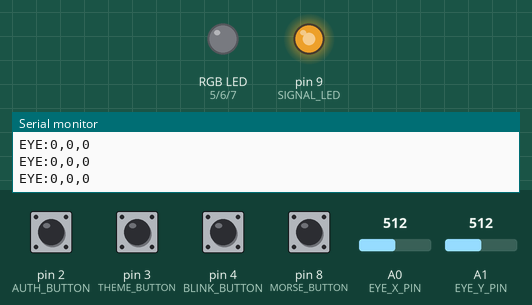
This sketch was run on a simulated Arduino Uno, built with avr-gcc and run on an emulated ATmega328P. Shown: an RGB LED mixed from three pins (HIGH = lit), output pins drawn as LEDs (lit = HIGH), the last lines printed to the serial monitor. The inputs (shaded band) are chosen by the test bench; at power-on: pin 2 (AUTH_BUTTON), pin 3 (THEME_BUTTON), pin 4 (BLINK_BUTTON), pin 8 (MORSE_BUTTON) HIGH, A0 (EYE_X_PIN) = 512, A1 (EYE_Y_PIN) = 512. Random numbers use the default seed unless the sketch sets one.

Above: at 1.2 s.
1.3 s: pin 2 (AUTH_BUTTON) pulled LOW for 0.15 s
At 4.24 s:
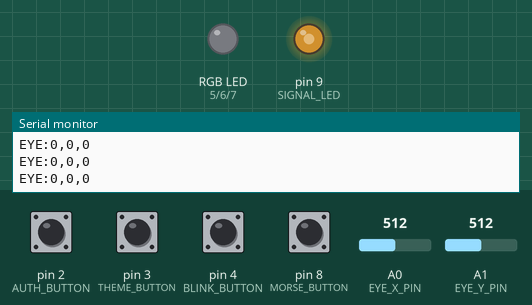
4.4 s: pin 3 (THEME_BUTTON) pulled LOW for 0.15 s
At 5.8 s:
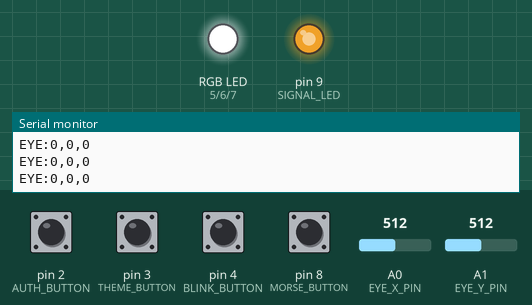
7.5 s: pin 8 (MORSE_BUTTON) pulled LOW for 0.15 s
At 8.6 s:
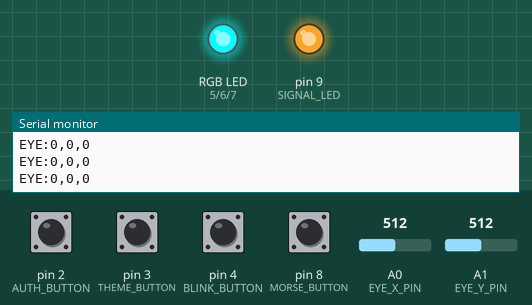
10.6 s: pin 4 (BLINK_BUTTON) pulled LOW for 1 s
At 12.4 s:
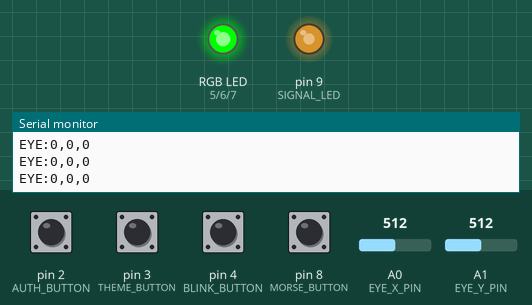
14.6 s: pin 8 (MORSE_BUTTON) pulled LOW for 1 s
At 15.7 s:
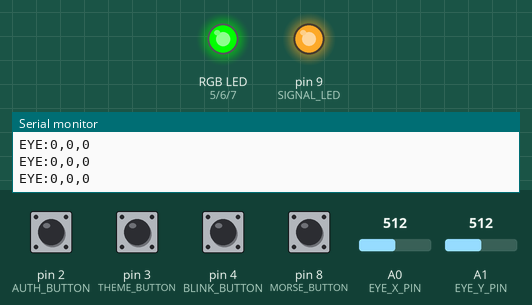
17.6 s: pin 4 (BLINK_BUTTON) pulled LOW for 0.15 s
At 18.8 s:
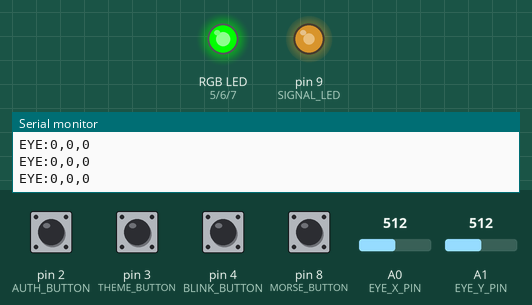
Timing chart, 0 to 21.7 s (numbered marks = the images above; inputs shaded):
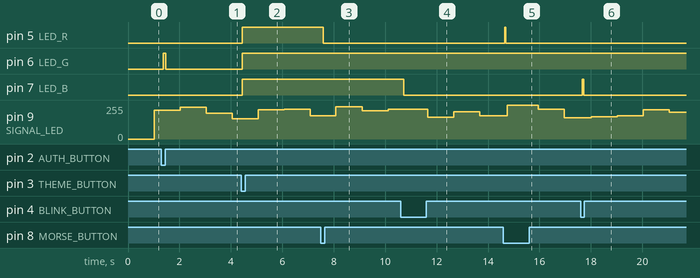

The sketch:

portfolio_hardware.ino
```cpp
/*
 * Portfolio Hardware Controller
 * Connects to Jacob.dev portfolio via Web Serial API
 *
 * PINOUT:
 * - D2: Auth button (pull to GND to authenticate)
 * - D3: Theme toggle button
 * - D4: Blink trigger button
 * - A0: Eye X control (potentiometer)
 * - A1: Eye Y control (potentiometer)
 * - D5: RGB LED Red
 * - D6: RGB LED Green
 * - D7: RGB LED Blue
 * - D8: Morse button (tap for dots, hold for dashes)
 * - D9: Signal strength LED (PWM)
 */

const int AUTH_BUTTON = 2;
const int THEME_BUTTON = 3;
const int BLINK_BUTTON = 4;
const int EYE_X_PIN = A0;
const int EYE_Y_PIN = A1;
const int LED_R = 5;
const int LED_G = 6;
const int LED_B = 7;
const int MORSE_BUTTON = 8;
const int SIGNAL_LED = 9;

// Morse code timing
const int DOT_DURATION = 100;
const int DASH_DURATION = 300;
const int LETTER_GAP = 300;
const int WORD_GAP = 700;

// Signal simulation
unsigned long lastSignalUpdate = 0;
int signalStrength = 0;
int signalQuality = 0;

// Button debouncing
unsigned long lastDebounceTime = 0;
const int debounceDelay = 50;

// Morse code state
unsigned long morsePressStart = 0;
bool morseButtonPressed = false;
String morseBuffer = "";

// Theme state
String currentTheme = "dark";

void setup() {
  Serial.begin(9600);

  pinMode(AUTH_BUTTON, INPUT_PULLUP);
  pinMode(THEME_BUTTON, INPUT_PULLUP);
  pinMode(BLINK_BUTTON, INPUT_PULLUP);
  pinMode(MORSE_BUTTON, INPUT_PULLUP);

  pinMode(LED_R, OUTPUT);
  pinMode(LED_G, OUTPUT);
  pinMode(LED_B, OUTPUT);
  pinMode(SIGNAL_LED, OUTPUT);

  // Initial status
  Serial.println("STATUS:INIT");
  setThemeLED("dark");

  // Random seed for signal simulation
  randomSeed(analogRead(A2));
}

void loop() {
  unsigned long currentTime = millis();

  // Check auth button
  if (digitalRead(AUTH_BUTTON) == LOW) {
    delay(debounceDelay);
    if (digitalRead(AUTH_BUTTON) == LOW) {
      Serial.println("AUTH:VALID");
      flashLED(LED_G, 100);
      while (digitalRead(AUTH_BUTTON) == LOW) delay(10);
    }
  }

  // Check theme button
  if (digitalRead(THEME_BUTTON) == LOW) {
    delay(debounceDelay);
    if (digitalRead(THEME_BUTTON) == LOW) {
      toggleTheme();
      while (digitalRead(THEME_BUTTON) == LOW) delay(10);
    }
  }

  // Check blink button
  if (digitalRead(BLINK_BUTTON) == LOW) {
    delay(debounceDelay);
    if (digitalRead(BLINK_BUTTON) == LOW) {
      sendEyeBlink();
      while (digitalRead(BLINK_BUTTON) == LOW) delay(10);
    }
  }

  // Read eye control potentiometers
  int eyeX = analogRead(EYE_X_PIN);
  int eyeY = analogRead(EYE_Y_PIN);
  // Map to -26 to 26 range for X, -16 to 16 for Y
  int normalizedX = map(eyeX, 0, 1023, -26, 26);
  int normalizedY = map(eyeY, 0, 1023, -16, 16);
  Serial.print("EYE:");
  Serial.print(normalizedX);
  Serial.print(",");
  Serial.print(normalizedY);
  Serial.println(",0");

  // Simulate signal data
  if (currentTime - lastSignalUpdate > 1000) {
    simulateSignal();
    lastSignalUpdate = currentTime;
  }

  // Handle Morse code input
  handleMorseInput();

  delay(50); // Main loop delay
}

void toggleTheme() {
  if (currentTheme == "dark") {
    currentTheme = "light";
    Serial.println("THEME:LIGHT");
  } else if (currentTheme == "light") {
    currentTheme = "matrix";
    Serial.println("THEME:MATRIX");
  } else {
    currentTheme = "dark";
    Serial.println("THEME:DARK");
  }
  setThemeLED(currentTheme);
}

void setThemeLED(String theme) {
  if (theme == "dark") {
    analogWrite(LED_R, 0);
    analogWrite(LED_G, 0);
    analogWrite(LED_B, 50); // Dim blue
  } else if (theme == "light") {
    analogWrite(LED_R, 255);
    analogWrite(LED_G, 255);
    analogWrite(LED_B, 255); // White
  } else if (theme == "matrix") {
    analogWrite(LED_R, 0);
    analogWrite(LED_G, 255);
    analogWrite(LED_B, 0); // Green
  }
}

void sendEyeBlink() {
  Serial.println("EYE:0,0,1");
  flashLED(LED_B, 50);
}

void simulateSignal() {
  // Simulate varying signal strength and quality
  signalStrength = random(60, 100);
  signalQuality = random(70, 95);

  Serial.print("SIGNAL:");
  Serial.print(signalStrength);
  Serial.print(",");
  Serial.println(signalQuality);

  // Update signal LED based on strength
  analogWrite(SIGNAL_LED, map(signalStrength, 0, 100, 0, 255));
}

void handleMorseInput() {
  int buttonState = digitalRead(MORSE_BUTTON);

  if (buttonState == LOW && !morseButtonPressed) {
    morseButtonPressed = true;
    morsePressStart = millis();
    flashLED(LED_R, 50);
  }

  if (buttonState == HIGH && morseButtonPressed) {
    morseButtonPressed = false;
    unsigned long pressDuration = millis() - morsePressStart;

    if (pressDuration < DOT_DURATION * 1.5) {
      morseBuffer += ".";
      Serial.println("MORSE:.");
    } else if (pressDuration < DASH_DURATION * 1.5) {
      morseBuffer += "-";
      Serial.println("MORSE:-");
    }

    // Send complete buffer after letter gap
    delay(LETTER_GAP);
    if (morseBuffer.length() > 0) {
      Serial.print("MORSE:");
      Serial.println(morseBuffer);
      morseBuffer = "";
    }
  }
}

void flashLED(int pin, int duration) {
  digitalWrite(pin, HIGH);
  delay(duration);
  digitalWrite(pin, LOW);
}
```

Measured:
- after the input at 1.3 s, pin 6 (LED_G): LOW → HIGH after 0.07 s, → LOW 0.10 s later
- after the input at 4.4 s, pin 5 (LED_R), pin 6 (LED_G), pin 7 (LED_B): LOW → HIGH after 0.05 s
- after the input at 7.5 s, pin 5 (LED_R): HIGH → LOW after 0.09 s
- after the input at 10.6 s, pin 7 (LED_B): HIGH → LOW after 0.12 s
- after the input at 14.6 s, pin 5 (LED_R): LOW → HIGH at once, → LOW 0.05 s later
- after the input at 17.6 s, pin 7 (LED_B): LOW → HIGH after 0.07 s, → LOW 0.05 s later
